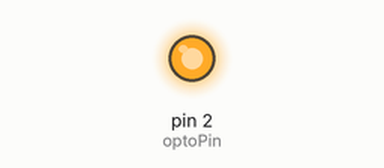
Bench run of a sketch on a simulated Arduino Uno, built with avr-gcc and run on an emulated ATmega328P. Shown: output pins drawn as LEDs (lit = HIGH).

Above: at 0.6 s.
At 6.2 s:
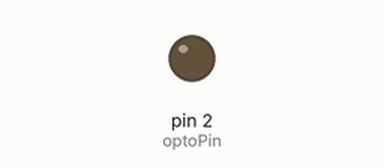
Timing chart, 0 to 8.7 s (numbered marks = the images above):
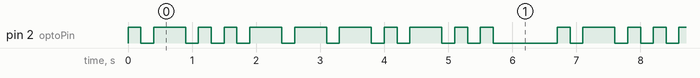

The sketch:

hacking_buttons.ino
```cpp
const int optoPin = 2;

void setup() {
  // put your setup code here, to run once:
  pinMode(optoPin, OUTPUT);

}

void loop() {
  // put your main code here, to run repeatedly:
// morse code for "LOL"
  digitalWrite(optoPin, HIGH);
  delay(200);
  digitalWrite(optoPin, LOW);
  delay(200);
  digitalWrite(optoPin, HIGH);
  delay(500);
  digitalWrite(optoPin, LOW);
  delay(200);
  digitalWrite(optoPin, HIGH);
  delay(200);
  digitalWrite(optoPin, LOW);
  delay(200);
  digitalWrite(optoPin, HIGH);
  delay(200);
  digitalWrite(optoPin, LOW);
  delay(200);
  digitalWrite(optoPin, HIGH);
  delay(500);
  digitalWrite(optoPin, LOW);
  delay(200);
  digitalWrite(optoPin, HIGH);
  delay(500);
  digitalWrite(optoPin, LOW);
  delay(200);
  digitalWrite(optoPin, HIGH);
  delay(500);
  digitalWrite(optoPin, LOW);
  delay(200);
    digitalWrite(optoPin, HIGH);
  delay(200);
  digitalWrite(optoPin, LOW);
  delay(200);
  digitalWrite(optoPin, HIGH);
  delay(500);
  digitalWrite(optoPin, LOW);
  delay(200);
  digitalWrite(optoPin, HIGH);
  delay(200);
  digitalWrite(optoPin, LOW);
  delay(200);
  digitalWrite(optoPin, HIGH);
  delay(200);
  digitalWrite(optoPin, LOW);
  delay(1000);

}
```

Measured:
- by itself, pin 2 (optoPin): moves between LOW and HIGH, repeating every 6.7 s
- by itself, everything shown: repeats every 6.7 s, in 22 steps
